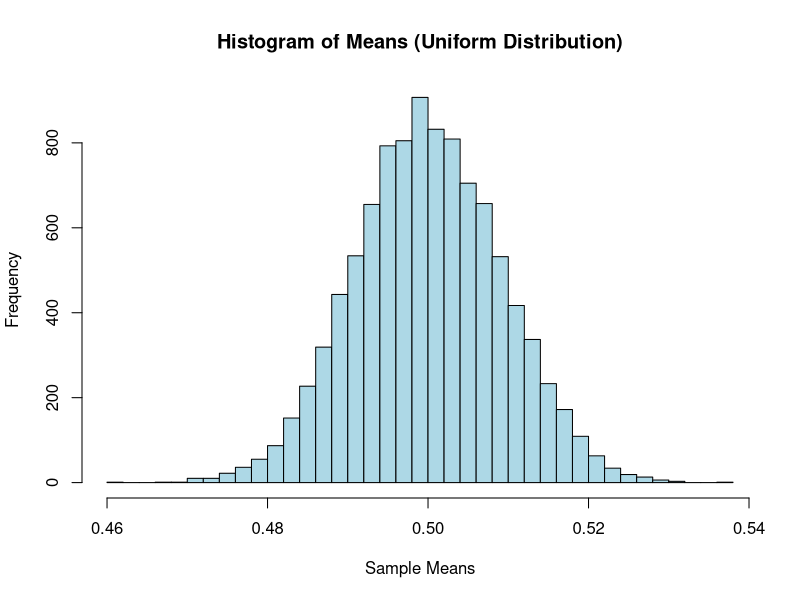
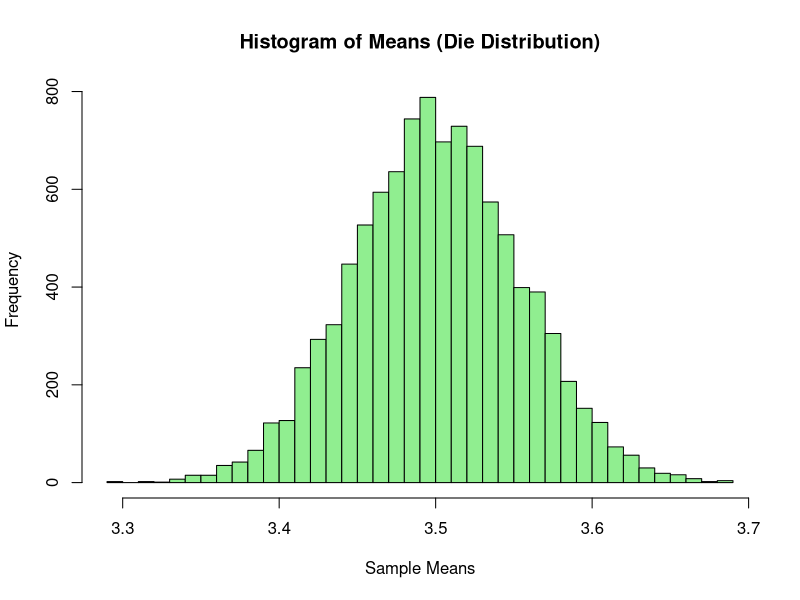

Reproduce these figures in R, in order.
## ---- chunk 1
knitr::opts_chunk$set(message = FALSE)
## ---- chunk 2
n = 1000
x = runif(n = n, 0, 10)
e = rnorm(n=100, mean = 0, sd = 1)
y = 2+3*x + e
## ---- chunk 3
lm(y~x)
## ---- chunk 4
n = 1000
x = runif(n = n, 0, 10)
e = rnorm(n=100, mean = 0, sd = 1)
## ---- chunk 5
lm(y~x)
## ---- chunk 6
m <- 10000  
n <- 1000   

uniform_samples <- matrix(runif(m * n), nrow = n)

uniform_means <- colMeans(uniform_samples)

hist(uniform_means, breaks = 30, main = "Histogram of Means (Uniform Distribution)",
     xlab = "Sample Means", col = "lightblue", border = "black")

## ---- chunk 7
roll_die <- function(n) {
  sample(1:6, n, replace = TRUE)
}

die_samples <- matrix(roll_die(m * n), nrow = n)

die_means <- colMeans(die_samples)

hist(die_means, breaks = 30, main = "Histogram of Means (Die Distribution)",
     xlab = "Sample Means", col = "lightgreen", border = "black")

## ---- chunk 8
n <- 1000

x <- runif(n, min = -1, max = 1)
y <- runif(n, min = -1, max = 1)

points_within_circle <- sum(x^2 + y^2 <= 1)

pi_estimate <- 4 * points_within_circle / n

cat("Estimated value of π:", pi_estimate, "\n")

## ---- chunk 9
n <- 10000

x <- runif(n, min = -1, max = 1)
y <- runif(n, min = -1, max = 1)

points_within_circle <- sum(x^2 + y^2 <= 1)

pi_estimate <- 4 * points_within_circle / n

cat("Estimated value of π:", pi_estimate, "\n")
